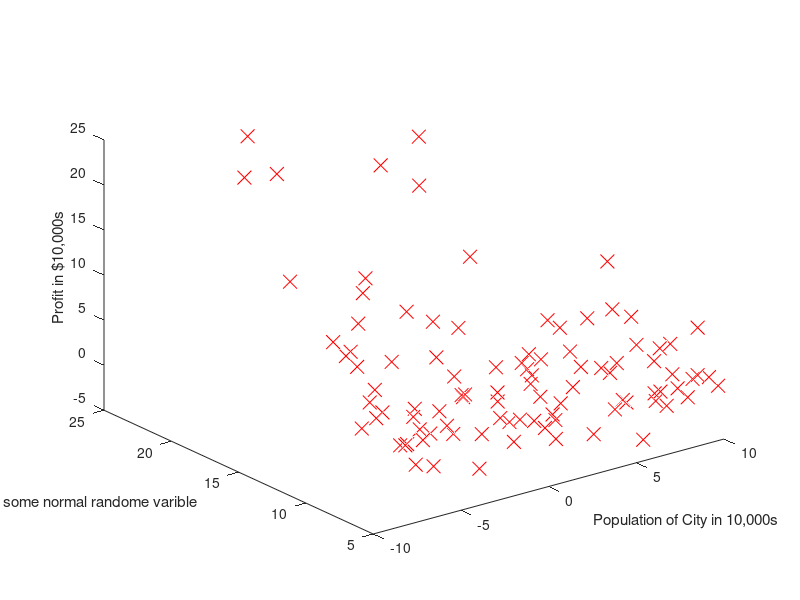

MATLAB code for this plot: (Note: this script raises an error after producing the figure.)
data = load('ex1data2.txt');
X = data(:, 1); y = data(:, 2); z = data(:, 3);
m = length(X);

plot3(X, y, z, 'rx', 'MarkerSize', 10);
zlabel('Profit in $10,000s');
xlabel('Population of City in 10,000s');
ylabel('nothing but some normal randome varible');

X = [ones(m, 1), data(:,1), data(:,2)]; % Add a column of ones to x
theta = zeros(3, 1); % initialize fitting parameters

computeCost(X, z, theta);

iterations = 1500;
alpha = 0.01;

theta = gradientDescent(X, y, theta, alpha, iterations);

fprintf('Theta found by gradient descent: ');
fprintf('%f %f \n', theta(1), theta(2), theta(3));

hold on;

plot3(X(:,2), X(:,3) , X*theta, '-', 'MarkerSize', 10)

% draw a subspace

theta0_vals = linspace(min(X(:,2)), max(X(:,2)), 100);
theta1_vals = linspace(min(X(:,3)), max(X(:,3)), 100);
J_vals = zeros(length(theta0_vals), length(theta1_vals));

for i = 1:length(theta0_vals)
    for j = 1:length(theta1_vals)
    t = [1, theta0_vals(i), theta1_vals(j)];
    J_vals(i,j) = t*theta;
    end
end

% Because of the way meshgrids work in the surf command, we need to
% transpose J_vals before calling surf, or else the axes will be flipped
surf(theta0_vals, theta1_vals , J_vals')

legend('Training data', 'Linear regression')

%{
  plot(X, y, 'rx', 'MarkerSize', 10); % Plot the data
  ylabel('Profit in $10,000s'); % Set the y?axis label
  xlabel('Population of City in 10,000s'); % Set the x?axis label

  fprintf('Running Gradient Descent ...\n')

  X = [ones(m, 1), data(:,1)]; % Add a column of ones to x
  theta = zeros(2, 1); % initialize fitting parameters

  % Some gradient descent settings
  iterations = 1500;
  alpha = 0.01;

  % compute and display initial cost
  computeCost(X, y, theta)

  % run gradient descent
  theta = gradientDescent(X, y, theta, alpha, iterations);

  % print theta to screen
  fprintf('Theta found by gradient descent: ');
  fprintf('%f %f \n', theta(1), theta(2));

  #{
    % Plot the linear fit
    plot(X(:,2), X*theta, '-')
    legend('Training data', 'Linear regression')
  #}

  fprintf('Visualizing J(theta_0, theta_1) ...\n')

  % Grid over which we will calculate J
  theta0_vals = linspace(-10, 10, 100);
  theta1_vals = linspace(-1, 4, 100);

  % initialize J_vals to a matrix of 0s
  J_vals = zeros(length(theta0_vals), length(theta1_vals));

  % Fill out J_vals

  for i = 1:length(theta0_vals)
      for j = 1:length(theta1_vals)
  	  t = [theta0_vals(i); theta1_vals(j)];
  	  J_vals(i,j) = computeCost(X, y, t);
      end
  end


  % Because of the way meshgrids work in the surf command, we need to
  % transpose J_vals before calling surf, or else the axes will be flipped

  J_vals = J_vals';

  % Surface plot

  figure;
  surf(theta0_vals, theta1_vals, J_vals)
  xlabel('\theta_0'); ylabel('\theta_1');

  % Contour

  figure;

  % Plot J_vals as 15 contours spaced logarithmically between 0.01 and 100

  contour(theta0_vals, theta1_vals, J_vals, logspace(-2, 3, 20))
  xlabel('\theta_0'); ylabel('\theta_1');
  hold on;
  plot(theta(1), theta(2), 'rx', 'MarkerSize', 10, 'LineWidth', 2);
%}
